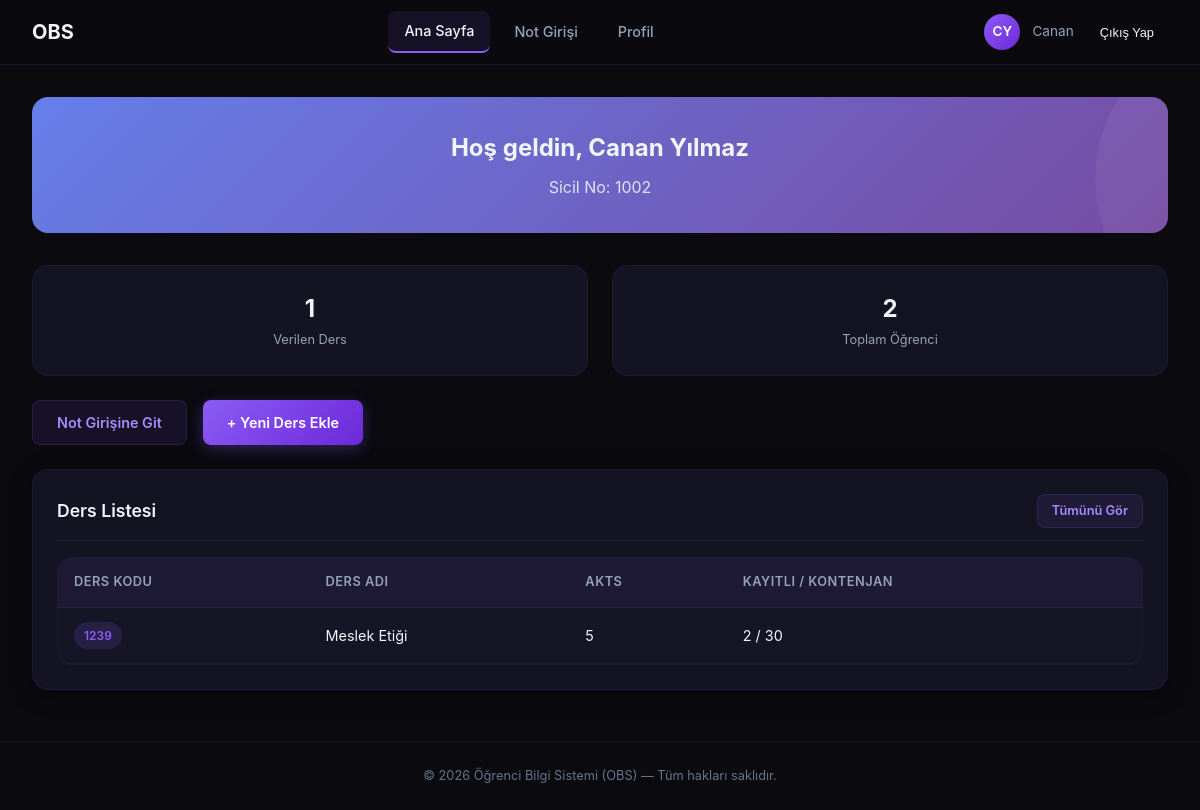
Page /ogretmen-paneli/ (signed in) on the earlier database version.
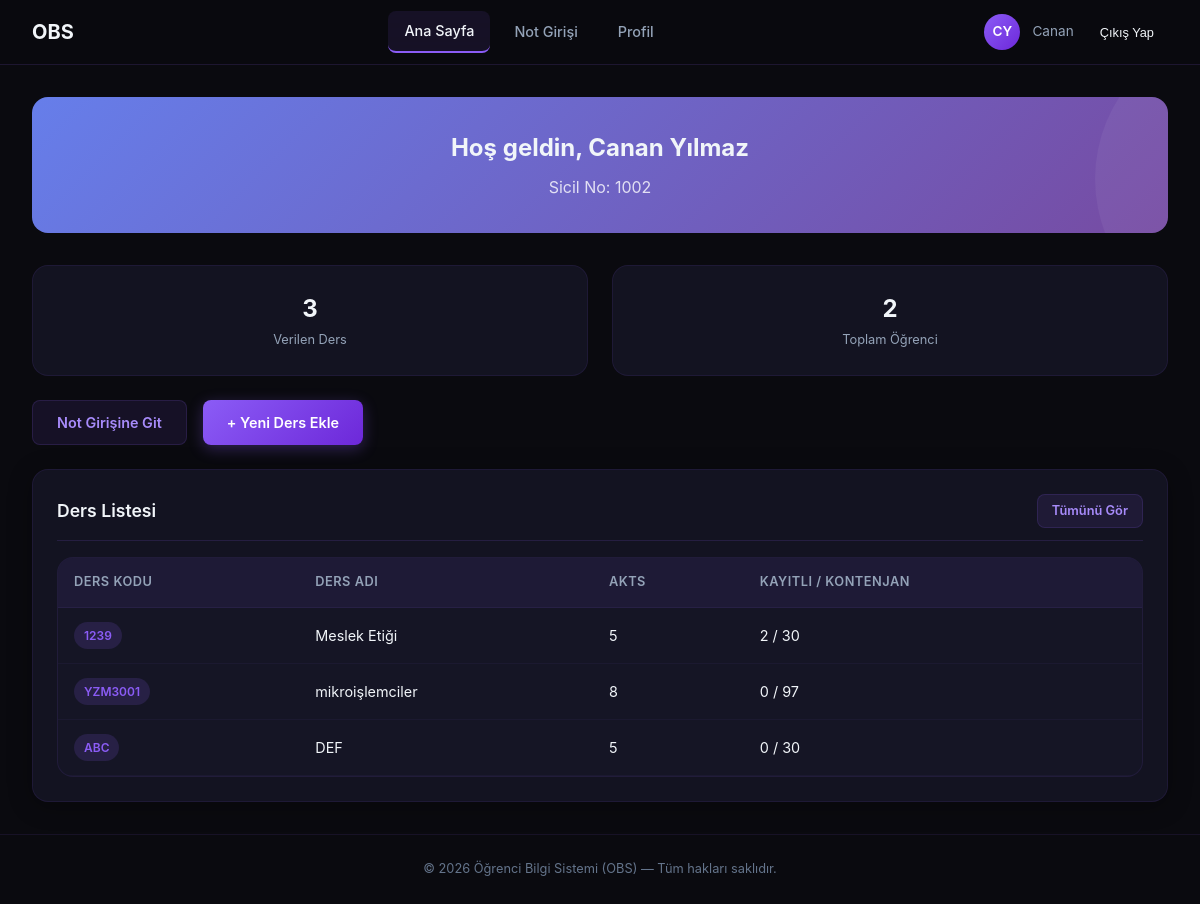
Same page on the later database version.
### core/models.py (models this page shows, shortened)
class Course(models.Model):
    code = models.CharField(max_length=10)
    title = models.CharField(max_length=100)
    capacity = models.IntegerField()
    instructor = models.ForeignKey(Teacher, on_delete=models.CASCADE)
    ects_credit = models.IntegerField(default=5)
    is_active = models.BooleanField(default=True)
    department = models.ForeignKey(Department, on_delete=models.SET_NULL, null=True, blank=True)

### core/views.py (the view, shortened to what this page needs)
# urls.py: path('ogretmen-paneli/', views.teacher_dashboard, name='teacher_dashboard'),
@login_required(login_url='login')
def teacher_dashboard(request):
    teacher = Teacher.objects.filter(user=request.user).first()
    my_courses = Course.objects.filter(instructor=teacher).annotate(enrolled_count=Count('enrollment'))
    return render(request, 'core/accounts/teacher_dashboard.html', {
        'teacher': teacher,
        'courses': my_courses,
        'total_students': Enrollment.objects.filter(course__in=my_courses).count(),
        'course_count': my_courses.count(),
    })

### core/templates/core/accounts/teacher_dashboard.html (shortened to what this page needs)
{% extends 'base.html' %}
{% load static %}
{% block content %}
<div class="main-content">
    <div class="welcome-banner">
        <h2>Hoş geldin, {{ teacher.user.first_name|default:user.first_name }} {{ teacher.user.last_name|default:user.last_name }}</h2>
        <p>Sicil No: {{ teacher.staff_no|default:"—" }}</p>
    </div>
    <div class="grid grid-2">
        <div class="stat-card">
            <div>
                <div class="stat-value">{{ course_count }}</div>
                <div class="stat-label">Verilen Ders</div>
            </div>
        </div>
        <div class="stat-card">
            <div>
                <div class="stat-value">{{ total_students }}</div>
                <div class="stat-label">Toplam Öğrenci</div>
            </div>
        </div>
    </div>
    {% if teacher %}
    <div style="margin-top: 1.5rem; display: flex; gap: 1rem;">
        <a href="{% url 'teacher_courses' %}" class="btn btn-secondary">Not Girişine Git</a>
        <a href="{% url 'add_course' %}" class="btn btn-primary">+ Yeni Ders Ekle</a>
    </div>
    <div class="card" style="margin-top: 1.5rem;">
        <div class="card-header">
            <h3 class="card-title">Ders Listesi</h3>
            <a href="{% url 'teacher_courses' %}" class="btn btn-secondary btn-sm">Tümünü Gör</a>
        </div>
        {% if courses %}
        <div class="table-container">
            <table>
                <thead>
                    <tr>
                        <th>Ders Kodu</th>
                        <th>Ders Adı</th>
                        <th>AKTS</th>
                        <th>Kayıtlı / Kontenjan</th>
                    </tr>
                </thead>
                <tbody>
                    {% for course in courses|slice:":5" %}
                    <tr>
                        <td><span class="badge badge-purple">{{ course.code }}</span></td>
                        <td>{{ course.title }}</td>
                        <td>{{ course.ects_credit }}</td>
                        <td>{{ course.enrolled_count }} / {{ course.capacity }}</td>
                    </tr>
                    {% endfor %}
                </tbody>
            </table>
        </div>
        {% else %}
        <p style="text-align: center; color: var(--text-secondary); padding: 1.5rem 0;">Henüz verdiğin ders yok.</p>
        {% endif %}
    </div>
    {% endif %}
</div>
{% endblock %}

Differences in the rows shown:
added Course: code "YZM3001", title "mikroişlemciler", ects_credit "8", enrolled_count "0", capacity "97"
added Course: code "ABC", title "DEF", ects_credit "5", enrolled_count "0", capacity "30"
Other differences:
{{ course_count }}: "1" → "3"
